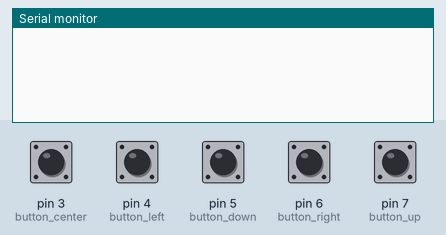
This sketch was run on a simulated Arduino Uno, built with avr-gcc and run on an emulated ATmega328P. Parts: the last lines printed to the serial monitor. Inputs (shaded band) come from the test bench; at power-on: pin 3 (button_center), pin 4 (button_left), pin 5 (button_down), pin 6 (button_right), pin 7 (button_up) LOW. No radio packets arrive unless stated.

Above: at 1.2 s.
1.3 s: pin 3 (button_center) pulled HIGH for 0.15 s
At 2.6 s:
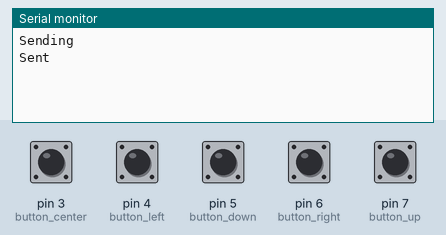
2.9 s: pin 6 (button_right) pulled HIGH for 0.15 s
At 3.8 s:
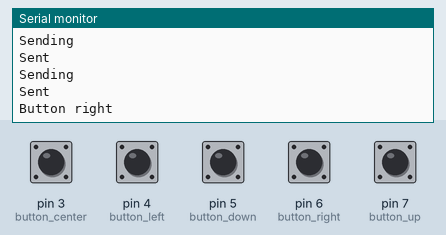

Measured:
- after the input at 1.3 s, the serial monitor: prints a new line at once (image 1)
- after the input at 2.9 s, the serial monitor: prints a new line after 0.16 s (image 2)

The sketch:

transmitter.ino
```cpp
#include <Arduino.h>
#include <RH_ASK.h>

#define circuit_C1 INPUT

#define debounce 10
#define switched true
#define button_switch 1
#define toggle_switch 2
#define num_switches 7

#define TX_PIN 2

#define button_prev 8
#define button_next 9
#define button_center 3
#define button_right 6
#define button_left 4
#define button_up 7
#define button_down 5

RH_ASK driver(4000, 0, TX_PIN);

void setup()
{
  pinMode(button_left, INPUT);
  pinMode(button_right, INPUT);
  pinMode(button_up, INPUT);
  pinMode(button_down, INPUT);
  pinMode(button_center, INPUT);

  Serial.begin(9600);

  if (!driver.init())
    Serial.println("init failed");
}

bool state0 = false;
bool state1 = false;
bool state2 = false;
bool state3 = false;
bool state4 = false;

void loop()
{

  if (digitalRead(button_left) && !state0)
  {
    state0 = true;
    sendMessage("5");
    delay(100);
  }
  else if (!digitalRead(button_left) && state0)
    state0 = false;

  if (digitalRead(button_right) && !state1)
  {
    state1 = true;
    sendMessage("4");
    delay(100);
    Serial.println("Button right");
  }

  else if (!digitalRead(button_right) && state1)
    state1 = false;

  if (digitalRead(button_up) && !state2)
  {
    state2 = true;
    sendMessage("6");
    delay(100);
  }

  else if (!digitalRead(button_up) && state2)
    state2 = false;

  if (digitalRead(button_down) && !state3)
  {
    state3 = true;
    sendMessage("7");
    delay(100);
  }

  else if (!digitalRead(button_down) && state3)
    state3 = false;

  if (digitalRead(button_center) && !state4)
  {
    state4 = true;
    sendMessage("3");
    delay(100);
  }

  else if (!digitalRead(button_center) && state4)
    state4 = false;

  // for (int sw = 0; sw < num_switches; sw++)
  // {
  //   Serial.print(switches[sw].switch_pin);
  //   Serial.print(" ");
  //   Serial.println(digitalRead(switches[sw].switch_pin));

  //   if (read_switch(sw) == switched)
  //   {
  //     // this switch (sw) has been pressed, so process via a case switch
  //     Serial.print("\nbutton switch ");
  //     Serial.print(sw + 1);
  //     Serial.print(" on digital pin ");
  //     byte button_pin = switches[sw].switch_pin;
  //     Serial.println(button_pin);
  //     // move to switch's associated code section
  //     switch (button_pin)
  //     {
  //     case button_next:
  //       // sendMessage("1");
  //       break;
  //     case button_prev:
  //       // sendMessage("2");
  //       break;
  //     case button_center:
  //       sendMessage("3");
  //       break;
  //     case button_right:
  //       sendMessage("4");
  //       break;
  //     case button_left:
  //       sendMessage("5");
  //       break;
  //     case button_up:
  //       sendMessage("6");
  //       break;
  //     case button_down:
  //       sendMessage("7");
  //       break;
  //     default:
  //       // spurious switch index!  Should never arise as this is controlled
  //       // by the for loop within defined upper bound
  //       break;
  //     }

  //     Serial.flush(); // flush out the output buffer
  //     break;
  //   }
  // }
  // pollng of the switches now complete until next cycle, so do other things here as required...
}

void sendMessage(char *msg)
{
  Serial.println("Sending");
  driver.send((uint8_t *)msg, strlen(msg));
  driver.waitPacketSent();
  Serial.println("Sent");
}
```
